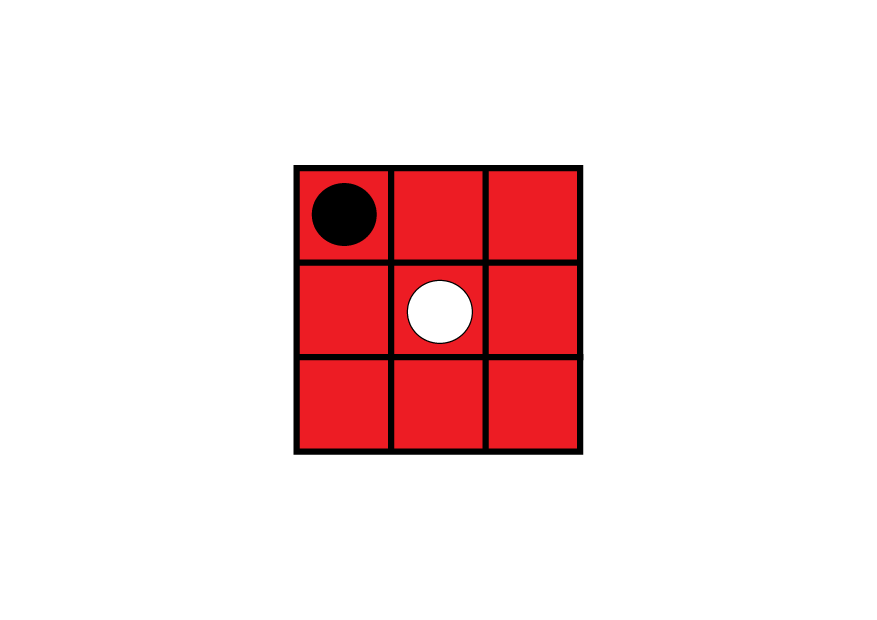
#> input picture datas/test.png, 3508 x 2480 px (shown at 1/4 size); the run also reads 1 picture not shown here
$ python test.py
#> lines starting #> are read from the running program, lines starting #| are printed output that depends on the picture; after the words box and inside, x2 and y2 are one past the last pixel; in counts of white or black regions, pixels touching at a corner belong together
### vision/vision.py
import cv2
import numpy as np

class Vision:
    def __init__(self, mode='test', edge_para=150, blurred_para=1, min_distance=50, radius=5, gray_mean=150):
#> in run, image is the input picture: shape (2480, 3508, 3); mean B, G, R 221.3, 220.3, 244.8
        self.mode = mode
        self.blurred_para = blurred_para
        self.edge_para = edge_para
        self.min_distance = min_distance
        self.radius = radius
        self.gray_mean = gray_mean
        self.board_pre = None
        self.trans_centers = []
        self.original_centers = []
        self.ch_flag = 1
        self.center2set = []
        self.WH = None
        self.M = None

    def filter_close_centers(self, centers, min_distance):
        # 保存过滤后的中点
        filtered_centers = []

        # 遍历所有中点
        for center in centers:
            # 检查该中点是否与已添加的中点距离过近
            if not any(self.distance(center, other) < min_distance for other in filtered_centers):
                filtered_centers.append(center)

        return filtered_centers

    def distance(self, point1, point2):
        # 计算两点之间的欧几里得距离
        return np.sqrt((point1[0] - point2[0])**2 + (point1[1] - point2[1])**2)

    def order_points(self, pts):
        """
        排序坐标点
        :param pts: 待排序的坐标点
        :return: 排序后的坐标点
        """
        # 初始化坐标点
        rect = np.zeros((4, 2), dtype="float32")

        # 顶部左角的点具有最小的和，
        # 底部右角的点具有最大的和
        s = pts.sum(axis=1)
        rect[0] = pts[np.argmin(s)]
        rect[2] = pts[np.argmax(s)]

        # 计算点的差值，
        # 顶部右角的点将具有最小的差值，
        # 底部左角的点将具有最大的差值
        diff = np.diff(pts, axis=1)
        rect[1] = pts[np.argmin(diff)]
        rect[3] = pts[np.argmax(diff)]

        # 返回排序后的坐标点
        return rect
    def compute_M(self, image):
        """
        计算透视变换矩阵
        :param image: 待处理的图片
        :return: 透视变换矩阵
        """
        warped = None
        # 将图像转换为灰度图
        gray = cv2.cvtColor(image, cv2.COLOR_BGR2GRAY)
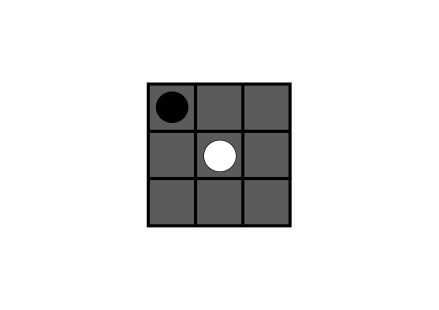
#> gray: shape (2480, 3508) (shown at 1/8 size); min 0, max 255, mean 227.7

        # 应用高斯模糊减少噪声
        blurred = cv2.GaussianBlur(gray, (self.blurred_para, self.blurred_para), 0)

        # 边缘检测
        edges = cv2.Canny(blurred, 50, self.edge_para, apertureSize=3)
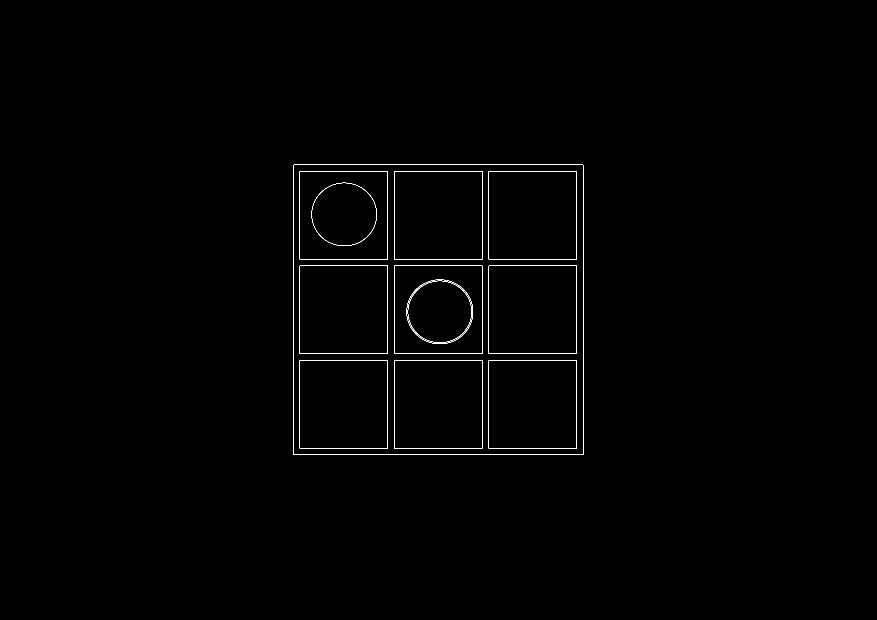
#> edges: shape (2480, 3508) (shown at 1/4 size); 0.23% white in thin lines or dots, all inside (x1, y1, x2, y2) = (1173, 659, 2334, 1819)
        if self.mode == 'test':
            cv2.imshow("edges", edges)
            cv2.waitKey(10)

        # 查找轮廓
        contours, _ = cv2.findContours(edges, cv2.RETR_EXTERNAL, cv2.CHAIN_APPROX_SIMPLE)
#> contours = 1 contour; box (x1, y1, x2, y2) and area: (1173, 659, 2334, 1819) 1343305

        # 遍历每个轮廓
        for contour in contours:
            # 近似轮廓，使其更接近多边形
            epsilon = 0.003 * cv2.arcLength(contour, True)
            approx = cv2.approxPolyDP(contour, epsilon, True)

            # 如果轮廓近似后有4个顶点，且面积大于某个阈值，则认为是矩形
            if len(approx) == 4 and cv2.contourArea(contour) > 1000:
                # 获取四边形的四个顶点坐标
                box = approx.reshape(4, 2).astype("float32")

                # 重新排序顶点
                box = self.order_points(box)

                # 计算原始四边形的宽度和高度
                widthA = np.sqrt(((box[0][0] - box[1][0]) ** 2) + ((box[0][1] - box[1][1]) ** 2))
                widthB = np.sqrt(((box[2][0] - box[3][0]) ** 2) + ((box[2][1] - box[3][1]) ** 2))
                maxWidth = max(int(widthA), int(widthB))

                heightA = np.sqrt(((box[0][0] - box[3][0]) ** 2) + ((box[0][1] - box[3][1]) ** 2))
                heightB = np.sqrt(((box[1][0] - box[2][0]) ** 2) + ((box[1][1] - box[2][1]) ** 2))
                maxHeight = max(int(heightA), int(heightB))

                self.WH = [maxWidth, maxHeight]

                # 定义目标点，这里我们增加一些额外的空间，但要确保比例正确
                # 假设你想在每个边上增加10%的空间
                extraSpace = 0  # 5% extra space
                dst_width = maxWidth * (1 + 2 * extraSpace)
                dst_height = maxHeight * (1 + 2 * extraSpace)

                # 重新计算目标点
                dst_pts = np.array([
                    [0 - maxWidth * extraSpace, 0 - maxHeight * extraSpace],
                    [maxWidth + maxWidth * extraSpace, 0 - maxHeight * extraSpace],
                    [maxWidth + maxWidth * extraSpace, maxHeight + maxHeight * extraSpace],
                    [0 - maxWidth * extraSpace, maxHeight + maxHeight * extraSpace]
                ], dtype="float32")

                # 计算透视变换矩阵
                self.M = cv2.getPerspectiveTransform(box, dst_pts)
#> this loop made 1 pass
#> (epsilon, approx, box, s in order_points, diff in order_points, widthA, widthB) on pass 1: (13.9, [[1175, 659], [1173, 1817], [2332, 1818], [2332, 660]], [[1175, 659], [2332, 660], [2332, 1818], [1173, 1817]], [1834, 2990, 4150, 2992], [-516, 644, -514, -1672], 1157, 1159)

    def warp_image(self, image):
        """
        寻找轮廓
        :param image: 待处理的图片
        :return: 透视变换后的图片
        """
        # 执行透视变换
        warped = cv2.warpPerspective(image, self.M, (self.WH[0], self.WH[1]))
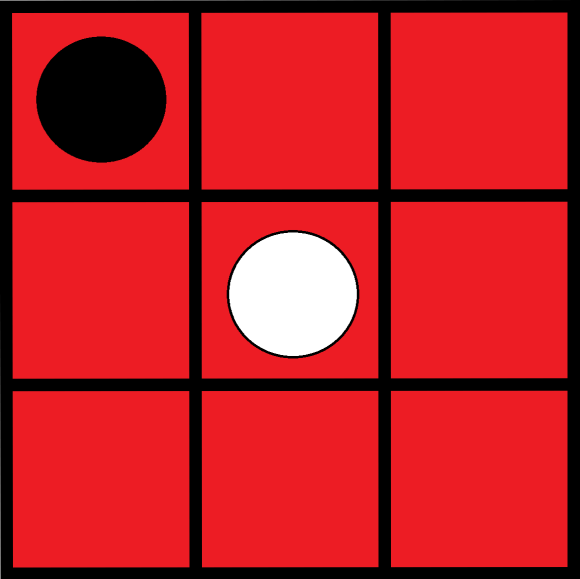
#> warped: shape (1158, 1159, 3) (shown at 1/2 size); mean B, G, R 36.9, 30.8, 189.2

        return warped

    def sort_and_group_points(self, filtered_centers):
        """
        先按照x坐标从小到大排列，再将其按顺序分为三组，
        每组内按照y坐标从大到小顺序排列，最后输出和输入相同格式的列表。
        :param filtered_centers: 输入的中心点列表，假设为numpy数组形式
        :return: 排序和分组后的中心点列表，与输入格式相同
        """
        # 按x坐标排序
        sorted_centers = filtered_centers[np.argsort(filtered_centers[:, 1])]

        # 计算每组的大小
        total_points = len(sorted_centers)
        group_size = -(-total_points // 3)  # 使用负负运算来向上取整

        # 分割成三组
        groups = [sorted_centers[i:i + group_size] for i in range(0, total_points, group_size)]

        # 对每组按y坐标从大到小排序
        sorted_groups = [group[np.argsort(group[:, 0])[::1]] for group in groups]

        final_sorted_centers = []
        for group in sorted_groups:
            final_sorted_centers.extend(group)

        return final_sorted_centers


    def find_rectangle_centers(self, image):
        # 读取图像
        gray = cv2.cvtColor(image, cv2.COLOR_BGR2GRAY)
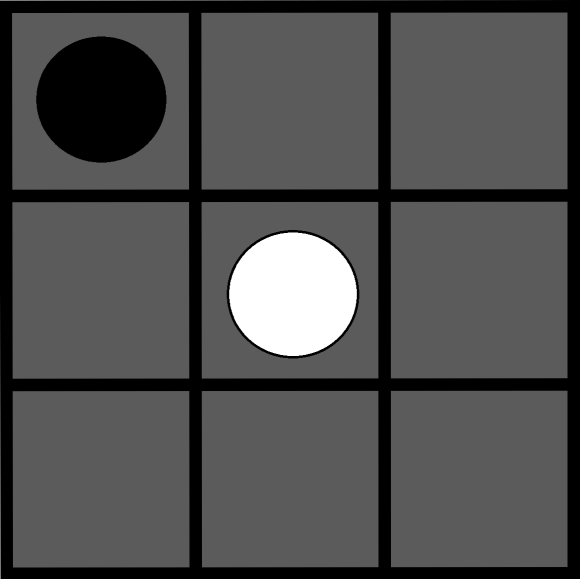
#> gray: shape (1158, 1159) (shown at 1/2 size); min 0, max 255, mean 78.6

        # 应用高斯模糊
        gauss = cv2.GaussianBlur(gray, (3, 3), 0)

        # 应用边缘检测
        edges = cv2.Canny(gauss, 20, 50, apertureSize=3)
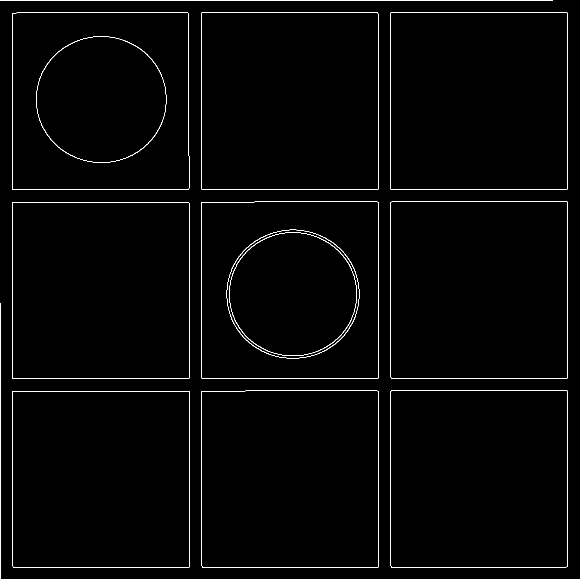
#> edges: shape (1158, 1159) (shown at 1/2 size); 1.3% white in thin lines or dots
        cv2.imshow("edges in rec", edges)
        cv2.waitKey(10)

        # 查找轮廓
        contours, _ = cv2.findContours(edges, cv2.RETR_LIST, cv2.CHAIN_APPROX_SIMPLE)
#> contours = 26 contours, 2 with area under 20; largest, box (x1, y1, x2, y2) and area: (24, 25, 379, 380) 125014, (24, 25, 379, 380) 125012, (402, 25, 757, 380) 124956, (402, 25, 757, 380) 124952, (24, 404, 379, 758) 124777

        # 筛选矩形轮廓
        rectangles = []
        for contour in contours:
            # 近似轮廓
            epsilon = 0.01 * cv2.arcLength(contour, True)
            approx = cv2.approxPolyDP(contour, epsilon, True)

            # 如果轮廓有4个顶点且面积大于一定阈值，则认为是矩形
            if len(approx) == 4 and cv2.contourArea(contour) > 100:
                rectangles.append(approx)
#> this loop made 26 passes
#> (epsilon, approx) on passes 1 to 7: (14.08, [[25, 783], [377, 782], [378, 1133], [28, 1135]]), (14.08, [[783, 781], [1134, 782], [1132, 1134], [782, 1133]]), (14.08, [[403, 783], [754, 781], [756, 1133], [405, 1134]]), (14.1, [[25, 782], [26, 1134], [378, 1134], [378, 782]]), (14.1, [[781, 782], [782, 1134], [1134, 1133], [1134, 781]]), (14.1, [[403, 782], [404, 1134], [756, 1134], [756, 782]]), (11.02, [[1, 606], [1, 1157]])
#> (the rest of the program and of its run is left out)
